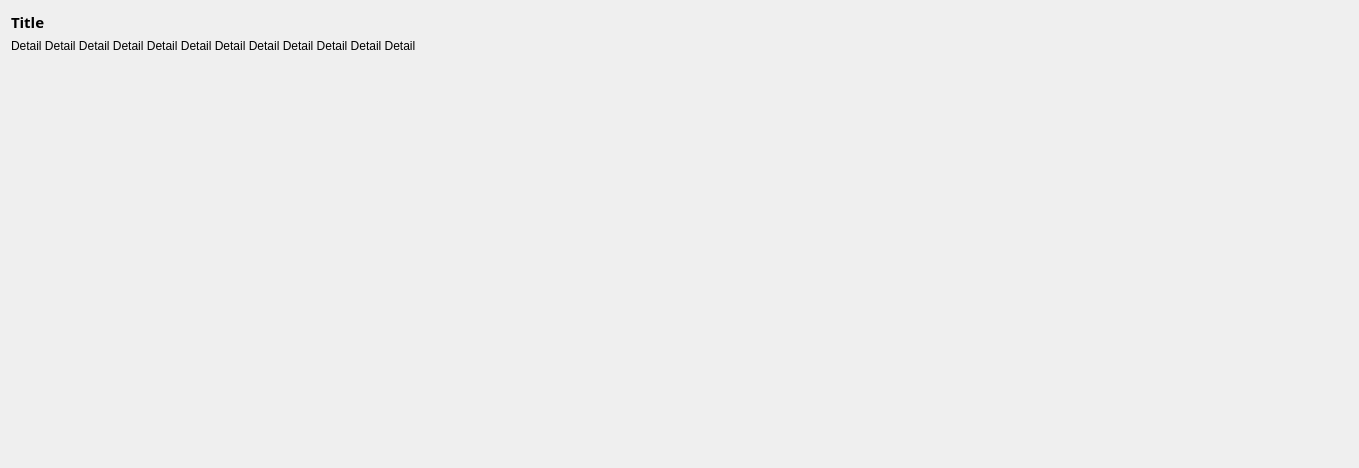
<?xml version="1.0" encoding="UTF-8"?>
<ui version="4.0">
 <class>Form</class>
 <widget class="QWidget" name="Form">
  <property name="geometry">
   <rect>
    <x>0</x>
    <y>0</y>
    <width>1359</width>
    <height>468</height>
   </rect>
  </property>
  <property name="windowTitle">
   <string>Form</string>
  </property>
  <layout class="QHBoxLayout" name="horizontalLayout_2" stretch="2,2">
   <property name="sizeConstraint">
    <enum>QLayout::SetDefaultConstraint</enum>
   </property>
   <item>
    <layout class="QVBoxLayout" name="verticalLayout_2">
     <property name="sizeConstraint">
      <enum>QLayout::SetFixedSize</enum>
     </property>
     <item>
      <widget class="QLabel" name="titleLabel">
       <property name="sizePolicy">
        <sizepolicy hsizetype="Preferred" vsizetype="Fixed">
         <horstretch>0</horstretch>
         <verstretch>0</verstretch>
        </sizepolicy>
       </property>
       <property name="font">
        <font>
         <family>Adobe 宋体 Std L</family>
         <pointsize>11</pointsize>
         <weight>75</weight>
         <bold>true</bold>
        </font>
       </property>
       <property name="text">
        <string>Title</string>
       </property>
       <property name="textFormat">
        <enum>Qt::AutoText</enum>
       </property>
      </widget>
     </item>
     <item>
      <widget class="QLabel" name="detailLabel">
       <property name="sizePolicy">
        <sizepolicy hsizetype="Preferred" vsizetype="Preferred">
         <horstretch>0</horstretch>
         <verstretch>0</verstretch>
        </sizepolicy>
       </property>
       <property name="minimumSize">
        <size>
         <width>180</width>
         <height>0</height>
        </size>
       </property>
       <property name="text">
        <string>Detail Detail Detail Detail Detail Detail Detail Detail Detail Detail Detail Detail </string>
       </property>
       <property name="alignment">
        <set>Qt::AlignLeading|Qt::AlignLeft|Qt::AlignTop</set>
       </property>
       <property name="wordWrap">
        <bool>true</bool>
       </property>
      </widget>
     </item>
    </layout>
   </item>
   <item>
    <widget class="QLabel" name="sourceImgLabel">
     <property name="maximumSize">
      <size>
       <width>16777215</width>
       <height>16777215</height>
      </size>
     </property>
     <property name="font">
      <font>
       <weight>75</weight>
       <bold>true</bold>
      </font>
     </property>
     <property name="text">
      <string/>
     </property>
     <property name="scaledContents">
      <bool>false</bool>
     </property>
     <property name="alignment">
      <set>Qt::AlignCenter</set>
     </property>
    </widget>
   </item>
  </layout>
 </widget>
 <resources/>
 <connections/>
</ui>
